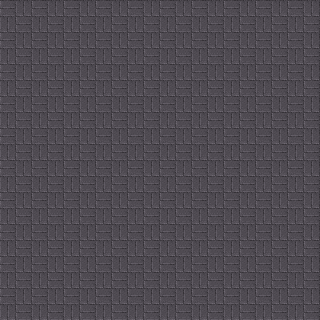

The image is a tile-based game level rendered from a .tmx file. Its description and complete source (layers, tilesets, objects, tile grids) follow:
An orthogonal 10x10 tile map with 32x32 px tiles, 3 tile layers (Tile Layer 1, Tile Layer 2, Collision) and 1 object (warp).

<map version="1.0" orientation="orthogonal" width="10" height="10" tilewidth="32" tileheight="32">
 <tileset firstgid="1" name="Test" tilewidth="32" tileheight="32">
  <image source="crypt.png" width="512" height="512" />
  <tile id="2">
   <properties>
    <property name="collision" value="true" />
   </properties>
  </tile>
 </tileset>
 <layer name="Tile Layer 1" width="10" height="10">
  <data>
   <tile gid="238" />
   <tile gid="238" />
   <tile gid="238" />
   <tile gid="238" />
   <tile gid="238" />
   <tile gid="238" />
   <tile gid="238" />
   <tile gid="238" />
   <tile gid="238" />
   <tile gid="238" />
   <tile gid="238" />
   <tile gid="238" />
   <tile gid="238" />
   <tile gid="238" />
   <tile gid="238" />
   <tile gid="238" />
   <tile gid="238" />
   <tile gid="238" />
   <tile gid="238" />
   <tile gid="238" />
   <tile gid="238" />
   <tile gid="238" />
   <tile gid="238" />
   <tile gid="238" />
   <tile gid="238" />
   <tile gid="238" />
   <tile gid="238" />
   <tile gid="238" />
   <tile gid="238" />
   <tile gid="238" />
   <tile gid="238" />
   <tile gid="238" />
   <tile gid="238" />
   <tile gid="238" />
   <tile gid="238" />
   <tile gid="238" />
   <tile gid="238" />
   <tile gid="238" />
   <tile gid="238" />
   <tile gid="238" />
   <tile gid="238" />
   <tile gid="238" />
   <tile gid="238" />
   <tile gid="238" />
   <tile gid="238" />
   <tile gid="238" />
   <tile gid="238" />
   <tile gid="238" />
   <tile gid="238" />
   <tile gid="238" />
   <tile gid="238" />
   <tile gid="238" />
   <tile gid="238" />
   <tile gid="238" />
   <tile gid="238" />
   <tile gid="238" />
   <tile gid="238" />
   <tile gid="238" />
   <tile gid="238" />
   <tile gid="238" />
   <tile gid="238" />
   <tile gid="238" />
   <tile gid="238" />
   <tile gid="238" />
   <tile gid="238" />
   <tile gid="238" />
   <tile gid="238" />
   <tile gid="238" />
   <tile gid="238" />
   <tile gid="238" />
   <tile gid="238" />
   <tile gid="238" />
   <tile gid="238" />
   <tile gid="238" />
   <tile gid="238" />
   <tile gid="238" />
   <tile gid="238" />
   <tile gid="238" />
   <tile gid="238" />
   <tile gid="238" />
   <tile gid="238" />
   <tile gid="238" />
   <tile gid="238" />
   <tile gid="238" />
   <tile gid="238" />
   <tile gid="238" />
   <tile gid="238" />
   <tile gid="238" />
   <tile gid="238" />
   <tile gid="238" />
   <tile gid="238" />
   <tile gid="238" />
   <tile gid="238" />
   <tile gid="238" />
   <tile gid="238" />
   <tile gid="238" />
   <tile gid="238" />
   <tile gid="238" />
   <tile gid="238" />
   <tile gid="238" />
  </data>
 </layer>
 <layer name="Tile Layer 2" width="10" height="10">
  <data>
   <tile gid="0" />
   <tile gid="0" />
   <tile gid="0" />
   <tile gid="0" />
   <tile gid="0" />
   <tile gid="0" />
   <tile gid="0" />
   <tile gid="0" />
   <tile gid="0" />
   <tile gid="0" />
   <tile gid="0" />
   <tile gid="0" />
   <tile gid="0" />
   <tile gid="0" />
   <tile gid="0" />
   <tile gid="0" />
   <tile gid="0" />
   <tile gid="0" />
   <tile gid="0" />
   <tile gid="0" />
   <tile gid="0" />
   <tile gid="0" />
   <tile gid="0" />
   <tile gid="0" />
   <tile gid="0" />
   <tile gid="0" />
   <tile gid="0" />
   <tile gid="0" />
   <tile gid="0" />
   <tile gid="0" />
   <tile gid="0" />
   <tile gid="0" />
   <tile gid="0" />
   <tile gid="0" />
   <tile gid="0" />
   <tile gid="0" />
   <tile gid="0" />
   <tile gid="0" />
   <tile gid="0" />
   <tile gid="0" />
   <tile gid="0" />
   <tile gid="0" />
   <tile gid="0" />
   <tile gid="0" />
   <tile gid="0" />
   <tile gid="0" />
   <tile gid="0" />
   <tile gid="0" />
   <tile gid="0" />
   <tile gid="0" />
   <tile gid="0" />
   <tile gid="0" />
   <tile gid="0" />
   <tile gid="0" />
   <tile gid="0" />
   <tile gid="0" />
   <tile gid="0" />
   <tile gid="0" />
   <tile gid="0" />
   <tile gid="0" />
   <tile gid="0" />
   <tile gid="0" />
   <tile gid="0" />
   <tile gid="0" />
   <tile gid="0" />
   <tile gid="0" />
   <tile gid="0" />
   <tile gid="0" />
   <tile gid="0" />
   <tile gid="0" />
   <tile gid="0" />
   <tile gid="0" />
   <tile gid="0" />
   <tile gid="0" />
   <tile gid="0" />
   <tile gid="0" />
   <tile gid="0" />
   <tile gid="0" />
   <tile gid="0" />
   <tile gid="0" />
   <tile gid="0" />
   <tile gid="0" />
   <tile gid="0" />
   <tile gid="0" />
   <tile gid="0" />
   <tile gid="0" />
   <tile gid="0" />
   <tile gid="0" />
   <tile gid="0" />
   <tile gid="0" />
   <tile gid="0" />
   <tile gid="0" />
   <tile gid="0" />
   <tile gid="0" />
   <tile gid="0" />
   <tile gid="0" />
   <tile gid="0" />
   <tile gid="0" />
   <tile gid="0" />
   <tile gid="0" />
  </data>
 </layer>
 <layer name="Collision" width="10" height="10">
  <data>
   <tile gid="0" />
   <tile gid="0" />
   <tile gid="0" />
   <tile gid="0" />
   <tile gid="0" />
   <tile gid="0" />
   <tile gid="0" />
   <tile gid="0" />
   <tile gid="0" />
   <tile gid="0" />
   <tile gid="0" />
   <tile gid="0" />
   <tile gid="0" />
   <tile gid="0" />
   <tile gid="0" />
   <tile gid="0" />
   <tile gid="0" />
   <tile gid="0" />
   <tile gid="0" />
   <tile gid="0" />
   <tile gid="0" />
   <tile gid="0" />
   <tile gid="0" />
   <tile gid="0" />
   <tile gid="0" />
   <tile gid="0" />
   <tile gid="0" />
   <tile gid="0" />
   <tile gid="0" />
   <tile gid="0" />
   <tile gid="0" />
   <tile gid="0" />
   <tile gid="0" />
   <tile gid="0" />
   <tile gid="0" />
   <tile gid="0" />
   <tile gid="0" />
   <tile gid="0" />
   <tile gid="0" />
   <tile gid="0" />
   <tile gid="0" />
   <tile gid="0" />
   <tile gid="0" />
   <tile gid="0" />
   <tile gid="0" />
   <tile gid="0" />
   <tile gid="0" />
   <tile gid="0" />
   <tile gid="0" />
   <tile gid="0" />
   <tile gid="0" />
   <tile gid="0" />
   <tile gid="0" />
   <tile gid="0" />
   <tile gid="0" />
   <tile gid="0" />
   <tile gid="0" />
   <tile gid="0" />
   <tile gid="0" />
   <tile gid="0" />
   <tile gid="0" />
   <tile gid="0" />
   <tile gid="0" />
   <tile gid="0" />
   <tile gid="0" />
   <tile gid="0" />
   <tile gid="0" />
   <tile gid="0" />
   <tile gid="0" />
   <tile gid="0" />
   <tile gid="0" />
   <tile gid="0" />
   <tile gid="0" />
   <tile gid="0" />
   <tile gid="0" />
   <tile gid="0" />
   <tile gid="0" />
   <tile gid="0" />
   <tile gid="0" />
   <tile gid="0" />
   <tile gid="0" />
   <tile gid="0" />
   <tile gid="0" />
   <tile gid="0" />
   <tile gid="0" />
   <tile gid="0" />
   <tile gid="0" />
   <tile gid="0" />
   <tile gid="0" />
   <tile gid="0" />
   <tile gid="0" />
   <tile gid="0" />
   <tile gid="0" />
   <tile gid="0" />
   <tile gid="0" />
   <tile gid="0" />
   <tile gid="0" />
   <tile gid="0" />
   <tile gid="0" />
   <tile gid="0" />
  </data>
 </layer>
 <objectgroup name="warps" width="10" height="10">
  <object name="warp" x="205" y="154" width="30" height="21">
   <properties>
    <property name="mapa" value="mapa1" />
    <property name="x" value="100" />
    <property name="y" value="100" />
   </properties>
  </object>
 </objectgroup>
</map>
